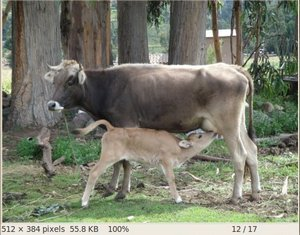
//> input picture ch10_feature_detection/img/cow.jpeg, 300 x 235 px
$ ./test_multi_phase ../../ch10_feature_detection/img/cow.jpeg   (built with g++ and OpenCV 4)
//> lines starting //> are read from the running program, lines starting //| are printed output that depends on the picture
### ch3_level_set/src/height_map.h
#pragma once
#include <opencv2/core.hpp>

class HightMap {  // phi
   public:
    /**
     * @brief Construct a new SDFMap object : sign distance function with a
     * circular zero level set
     *
     * @param rows
     * @param cols
     * @param center
     * @param radius
     */
    HightMap(int rows, int cols, cv::Point center, double radius);
    /**
     * @brief Construct a new SDFMap object : sign distance function with a
     * rectangular zero level set
     *
     * @param rows
     * @param cols
     */
    HightMap(int rows, int cols);
    cv::Mat get_map() const;  // get map_

    void add(cv::Mat step);  // update map_
    cv::Mat get_contour_points() const;
    double get_gradient_magnitude_level_set();  // get |grad(phi)|
    cv::Mat get_fore_background_label_map()
        const;  // get segment result, forground background

   private:
    cv::Mat map_;  // cv_64F
};

### ch3_level_set/test/test_multi_phase.cpp
#include "display.h"
#include "height_map.h"
#include "level_set_multi_phase.h"
#include "level_set_utils.h"
#include <opencv2/core.hpp>
#include <opencv2/core/types.hpp>

int main(int argc, char** argv) {
    // define and and initialize a height_map object
    cv::Mat img = cv::imread(argv[1], cv::IMREAD_GRAYSCALE);
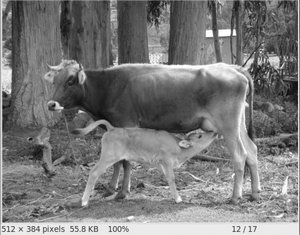
//> img: 235 rows x 300 cols, CV_8UC1; min 6, max 255, mean 121.6
    cv::GaussianBlur(img, img, cv::Size(3, 3), 3);
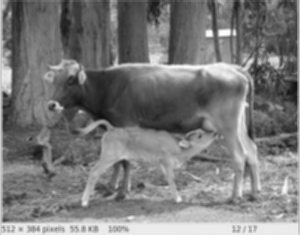
//> img: 235 rows x 300 cols, CV_8UC1; min 16, max 254, mean 121.7
//> (the run ends here: the program needs code that is not available in this run, at `ParamLevelSetMP param_level_set_mp(`)

$ run again, on ch10_feature_detection/img/road.jpeg
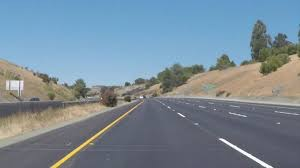
//> input picture ch10_feature_detection/img/road.jpeg, 300 x 168 px
//> `cv::Mat img = cv::imread(argv[1], cv::IMREAD_GRAYSCALE);`:
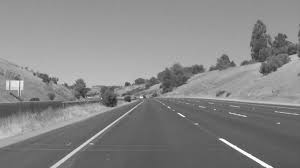
//> img: 168 rows x 300 cols, CV_8UC1; min 35, max 255, mean 134.8
